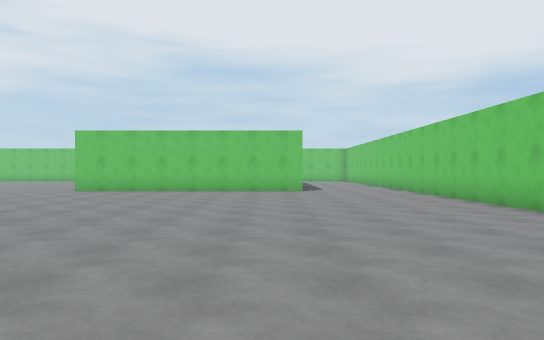
view 1 (above)

23 first-person views from a walk through a scene from a Unity 3-D project. The camera is 1.4 m above the floor, looks level and sees 70° across. The floor is counted in squares, 2 m on a side. Each view is taken from the middle of a square. On the plan, view 1 faces up. The plan holds only what a view shows up to about 11 squares ahead; the rest is blank. The place goes on beyond the plan.

view 2
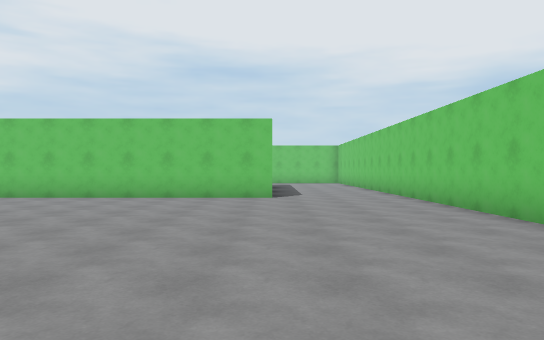

view 3
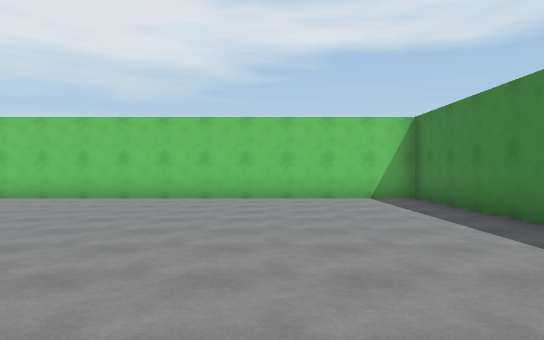

view 4
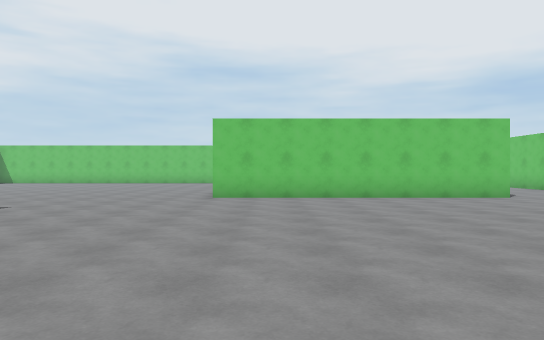

view 5
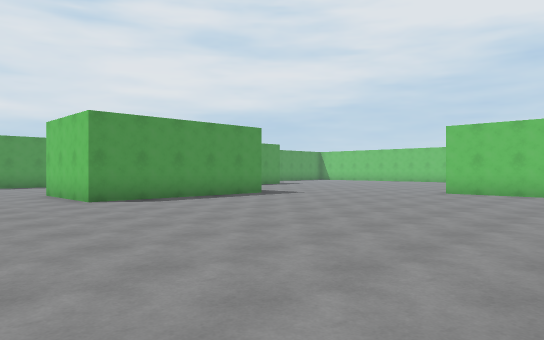

view 6
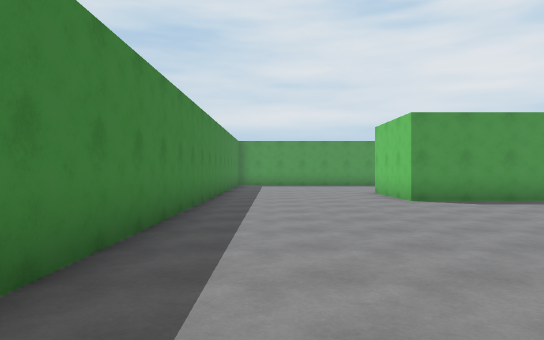

view 7
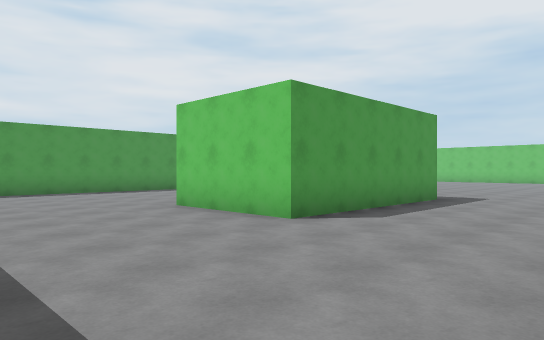

view 8
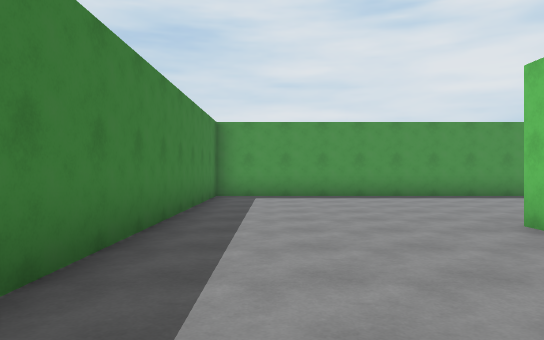

view 9
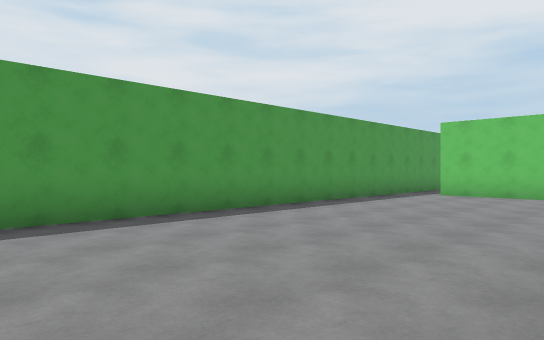

view 10
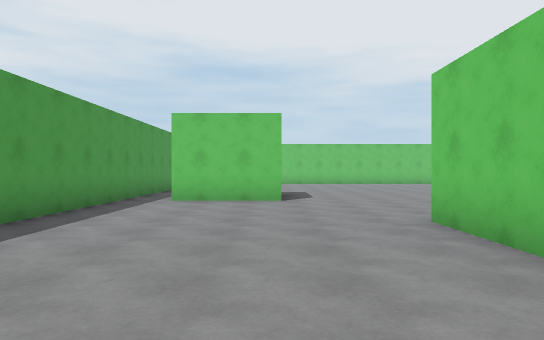

view 11
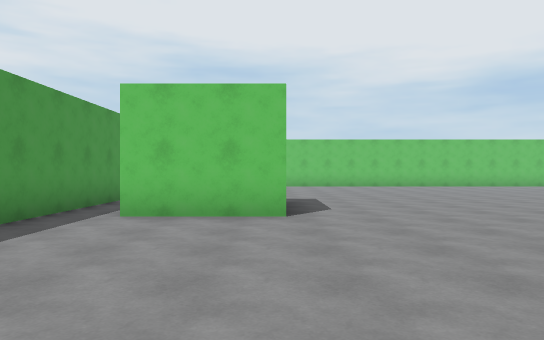

view 12
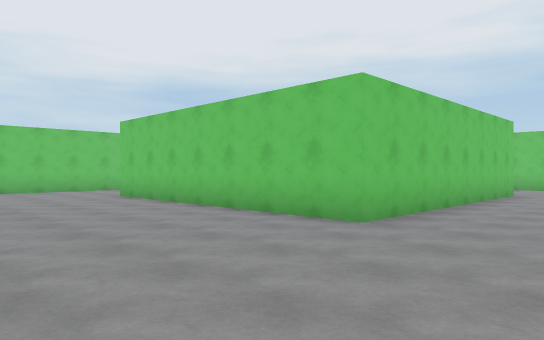

view 13
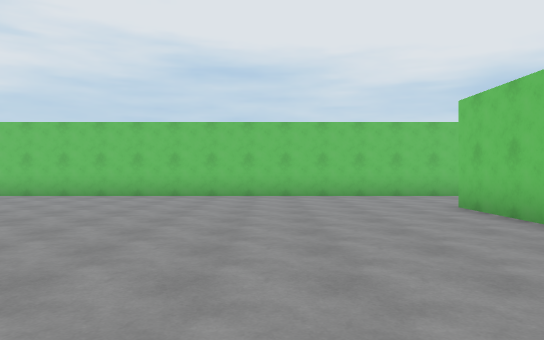

view 14
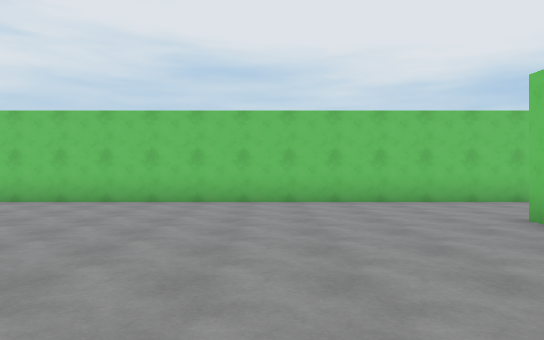

view 15
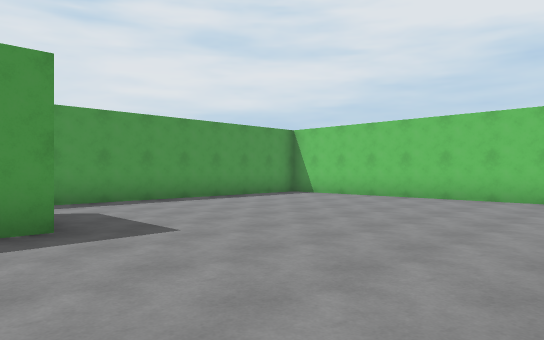

view 16
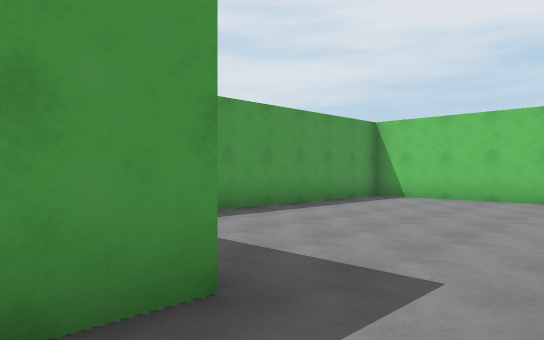

view 17
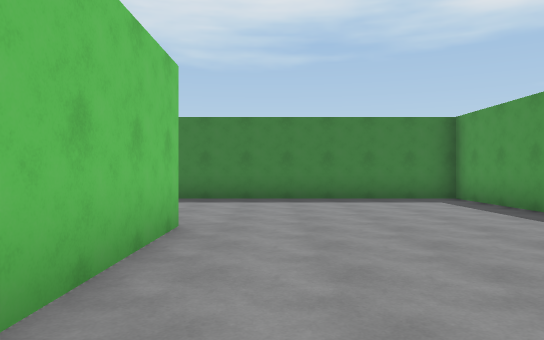

view 18
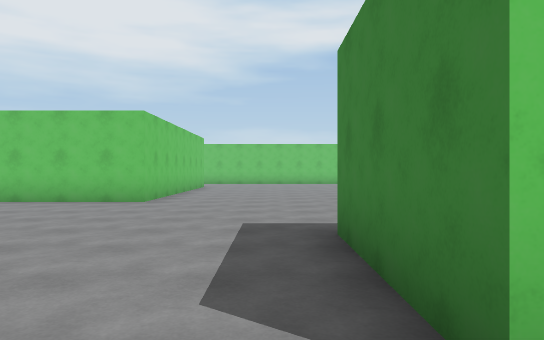

view 19
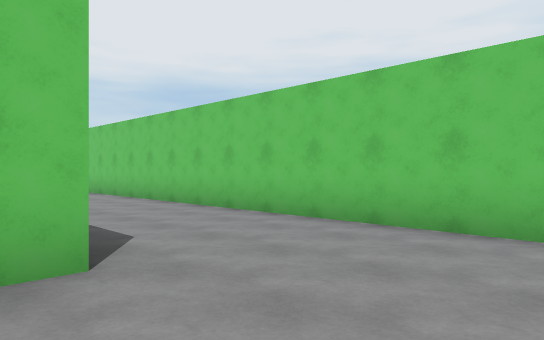

view 20
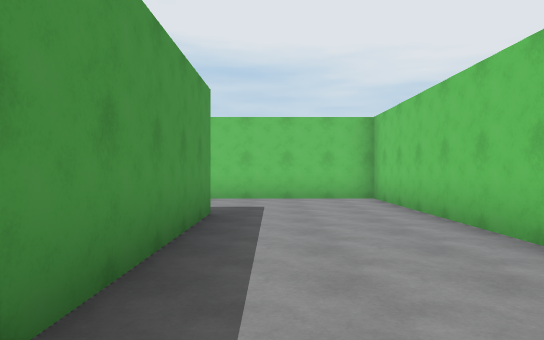

view 21
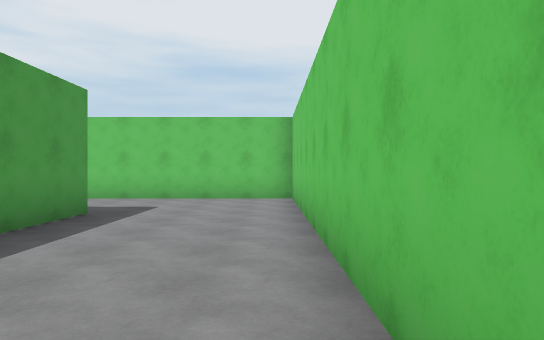

view 22
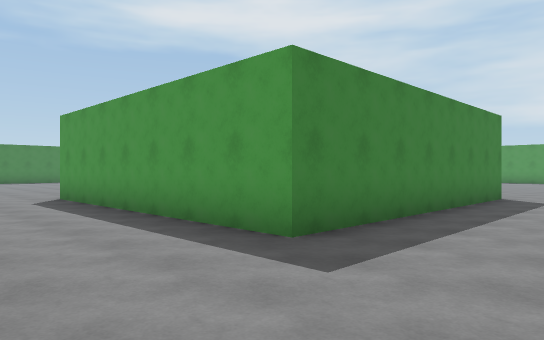

view 23
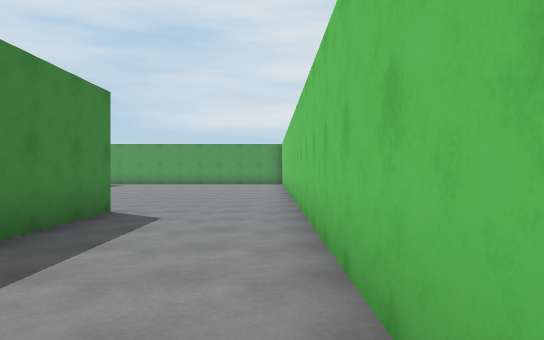

### Floor plan
Points are (right, up) in squares from view 1. A wall is a line through its corners. A room is listed if a view was taken in it or the views show most of it. See-through windows are left out.
Room 1 (views 1, 2, 3, 4, 5, 6, 7, 8, 9, 10, 11, 12, 13, 14, 15, 16, 17, 18, 19, 20, 21, 22, 23)
walls: (-6.5, 12.8) (-6.5, 20.3) (1, 20.3) (1, 12.8) (-6.5, 12.8); (-10.7, 9.3) (-10.7, 4.1) (-13.8, 4.1) (-13.8, 9.3) (-10.7, 9.3); (-15.8, 12.8) (-18.4, 12.8); (-15.8, 15.4) (-15.8, 14.2); (0, -0.5) (4.5, -0.5) (4.5, 23.5) (-19.5, 23.5) (-19.5, -0.5) (-4.1, -0.5)

Positions as (right, up) in squares from view 1, and headings:
1: (0, 0), facing up
2: (1, 3), facing up
3: (-5, 3), facing right
4: (-5, 3), facing up
5: (-2, 1), facing up-left
6: (-2, 1), facing left
7: (-7, 0), facing up-left
8: (-9, 1), facing left
9: (-14, 2), facing up-left
10: (-16, 4), facing up
11: (-16, 7), facing up
12: (-11, 10), facing up-right
13: (-10, 13), facing up
14: (-10, 15), facing up
15: (-11, 14), facing up-left
16: (-14, 14), facing up-left
17: (-15, 9), facing down
18: (-15, 10), facing right
19: (0, 10), facing up-right
20: (2, 14), facing up
21: (4, 14), facing up
22: (4, 23), facing down-left
23: (0, 23), facing left
